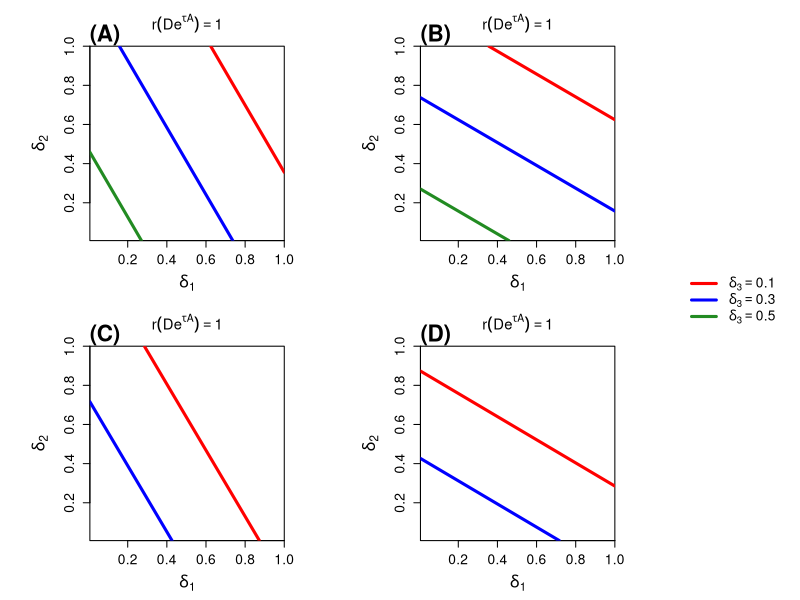

Reproduce this figure in R.
# Written by Abigail Adjei

#install and load exponential matrix package
install.packages("expm")
library(expm)


# Function for one persistence-boundary panel

make_panel <- function(alpha12,
                       alpha23,
                       lambda,
                       panel_label,
                       fixed_values = c(0.1, 0.3, 0.5), # delta_3s
                       n = 150,
                       tau = 20) {
  
  # Natural mortality
  mu <- 0.1
  

  # 3-stage ecological matrix
  
  A <- matrix(c(-(alpha12 + mu),0, lambda,
    alpha12,-(alpha23 + mu), 0,
    0, alpha23,-mu
  ),
  nrow = 3,
  byrow = TRUE)
  
  # Matrix exponential
  exp_A <- expm(tau * A)
  
  # Grid for delta_1 and delta_2
  grid <- seq(1/n, 1, length.out = n)
  
  # Same colors in every panel
  curve_cols <- c("red", "blue", "forestgreen")
  
  # Empty plot
  plot(
    c(1/n, 1),
    c(1/n, 1),
    type = "n",
    xaxs = "i",
    yaxs = "i",
    xlab = expression(delta[1]),
    ylab = expression(delta[2]),
    main = expression(r(D * e^{tau*A}) == 1),
    # Larger font sizes
    cex.axis = 1.25,
    cex.lab = 1.5,
    cex.main = 1.35
  )
  

  # Calculate the r = 1 contours while delta_1 and delta_2 vary
  for (k in seq_along(fixed_values)) {
    
    r_mat <- matrix(NA, nrow = n, ncol = n)
    
    for (i in 1:n) {
      for (j in 1:n) {
        
        delta1 <- grid[i]
        delta2 <- grid[j]
        delta3 <- fixed_values[k]
        
        # Pulse survival matrix
        D <- diag(c(delta1, delta2, delta3))
        
        # One-pulse map
        C <- D %*% exp_A
        
        # Spectral radius
        r_mat[i, j] <- max(abs(eigen(C)$values))
      }
    }
    
    # Draw threshold r = 1
    contour(
      x = grid,
      y = grid,
      z = r_mat,
      levels = 1,
      add = TRUE,
      drawlabels = FALSE,
      col = curve_cols[k],
      lwd = 3
    )
  }
  

  # Panel label
  mtext(
    panel_label,
    side = 3,
    line = 0.15,
    adj = 0,
    font = 2,
    cex = 1.35
  )
}


# =========================================================
# FOUR-PANEL FIGURE
# =========================================================

# Layout:
#
#       A       B       shared legend
#       C       D       shared legend
#
layout(
  matrix(
    c(1, 2, 5,
      3, 4, 5),
    nrow = 2,
    byrow = TRUE
  ),
  widths = c(1, 1, 0.42)
)

# Margins and square plotting regions
par(
  mar = c(4.5, 4.5, 3.5, 1.2),
  pty = "s"
)


# (A)
make_panel(
  alpha12 = 0.20,
  alpha23 = 0.45,
  lambda = 0.35,
  panel_label = "(A)"
)

# (B)
make_panel(
  alpha12 = 0.45,
  alpha23 = 0.20,
  lambda = 0.35,
  panel_label = "(B)"
)


# (C)
make_panel(
  alpha12 = 0.20,
  alpha23 = 0.45,
  lambda = 0.40,
  panel_label = "(C)"
)


# (D)
make_panel(
  alpha12 = 0.45,
  alpha23 = 0.20,
  lambda = 0.40,
  panel_label = "(D)"
)



# Shared Legend
par(mar = c(0, 0, 0, 0), pty = "m")

plot.new()

legend(
  "center",
  legend = c(
    expression(delta[3] == 0.1),
    expression(delta[3] == 0.3),
    expression(delta[3] == 0.5)
  ),
  col = c("red", "blue", "forestgreen"),
  lwd = 3,
  cex = 1.25,
  bty = "n"
)
